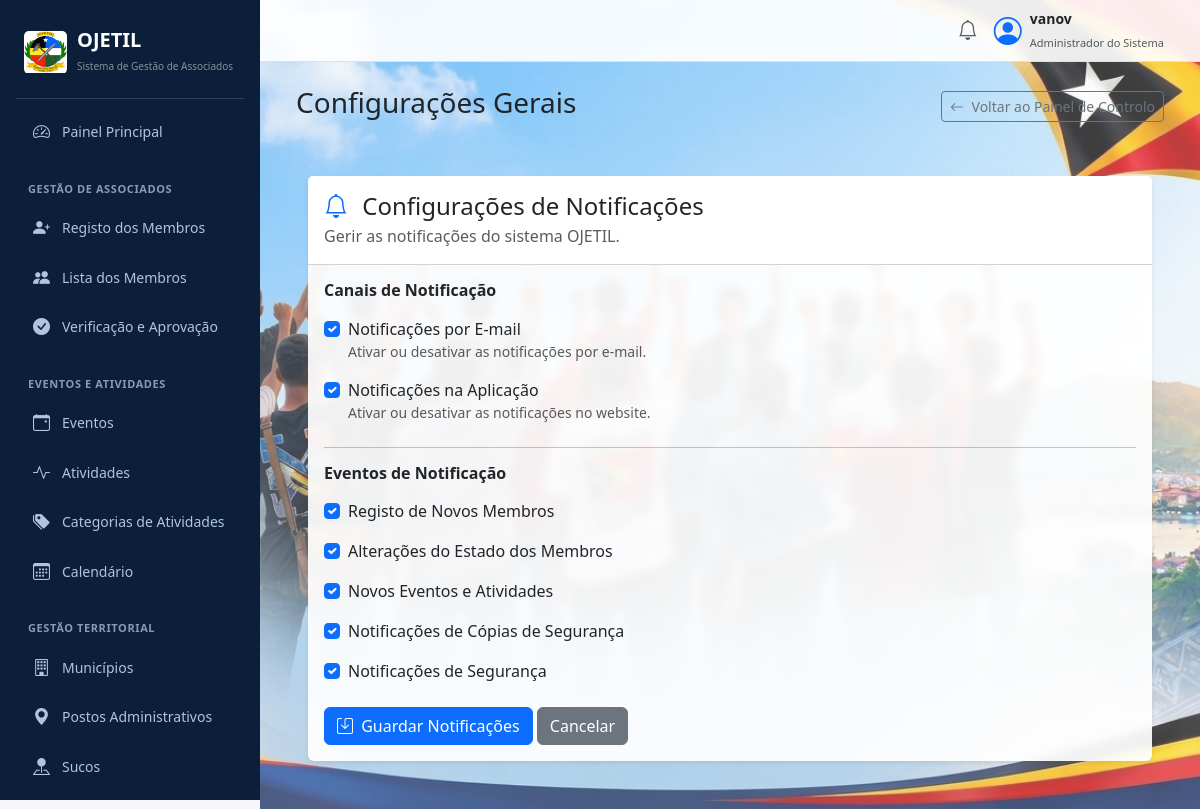
/system/notifications/ (signed in), run on the app's committed database.
### system/models.py (models this page shows, shortened)
class NotificationSetting(models.Model):
    email_enabled = models.BooleanField(default=True)
    in_app_enabled = models.BooleanField(default=True)
    notify_new_member = models.BooleanField(default=True)
    notify_member_status = models.BooleanField(default=True)
    notify_new_event = models.BooleanField(default=True)
    notify_backup = models.BooleanField(default=True)
    notify_security = models.BooleanField(default=True)
    updated_at = models.DateTimeField(auto_now=True)

### system/views.py (the view)
@login_required
@user_passes_test(is_system_admin)
def notifications_settings(request):
    setting, created = NotificationSetting.objects.get_or_create(pk=1)
    if request.method == 'POST':
        form = NotificationSettingForm(
            request.POST,
            instance=setting
        )
        if form.is_valid():
            form.save()
            messages.success(
                request,
                'Notification Settings atualiza ho susesu.'
            )
            return redirect('system:notifications_settings')
    else:
        form = NotificationSettingForm(instance=setting)
    return render(request, 'system/notifications_setting.html', {
        'form': form,
        'setting': setting,
    })

### system/forms.py
class NotificationSettingForm(forms.ModelForm):
    class Meta:
        model = NotificationSetting
        fields = [
            'email_enabled',
            'in_app_enabled',
            'notify_new_member',
            'notify_member_status',
            'notify_new_event',
            'notify_backup',
            'notify_security',
        ]
        widgets = {
            field: forms.CheckboxInput(
                attrs={'class': 'form-check-input'}
            )
            for field in [
                'email_enabled',
                'in_app_enabled',
                'notify_new_member',
                'notify_member_status',
                'notify_new_event',
                'notify_backup',
                'notify_security',
            ]
        }

### system/views.py (called while the page is built)
def is_system_admin(user):
    return (
        user.is_authenticated and
        (
            user.is_superuser or
            user.is_staff
        )
    )

### system/templates/system/notifications_setting.html (shortened to what this page needs)
{% extends 'dashboard/base.html' %}
{% block content %}
<div class="container-fluid">
    <div class="d-flex justify-content-between align-items-center mb-4">
        <h3>Configurações Gerais</h3>
        <a href="{% url 'system:dashboard' %}"
           class="btn btn-outline-secondary btn-sm">
            <i class="bi bi-arrow-left me-1"></i>
            Voltar ao Painel de Controlo
        </a>
    </div>
    <div class="container-fluid py-4">
        <div class="card shadow-sm border-0">
            <div class="card-header bg-white py-3">
                <h4 class="mb-1">
                    <i class="bi bi-bell me-2 text-primary"></i>
                    Configurações de Notificações
                </h4>
                <p class="text-muted mb-0">
                    Gerir as notificações do sistema OJETIL.
                </p>
            </div>
            <div class="card-body">
                <form method="POST">
                    <h6 class="fw-bold mb-3">Canais de Notificação</h6>
                    <div class="form-check mb-3">
                        {{ form.email_enabled }}
                        <label class="form-check-label">
                            Notificações por E-mail
                        </label>
                        <div class="small text-muted">
                            Ativar ou desativar as notificações por e-mail.
                        </div>
                    </div>
                    <div class="form-check mb-4">
                        {{ form.in_app_enabled }}
                        <label class="form-check-label">
                            Notificações na Aplicação
                        </label>
                        <div class="small text-muted">
                            Ativar ou desativar as notificações no website.
                        </div>
                    </div>
                    <hr>
                    <h6 class="fw-bold mb-3">Eventos de Notificação</h6>
                    <div class="form-check mb-3">
                        {{ form.notify_new_member }}
                        <label class="form-check-label">
                            Registo de Novos Membros
                        </label>
                    </div>
                    <div class="form-check mb-3">
                        {{ form.notify_member_status }}
                        <label class="form-check-label">
                            Alterações do Estado dos Membros
                        </label>
                    </div>
                    <div class="form-check mb-3">
                        {{ form.notify_new_event }}
                        <label class="form-check-label">
                            Novos Eventos e Atividades
                        </label>
                    </div>
                    <div class="form-check mb-3">
                        {{ form.notify_backup }}
                        <label class="form-check-label">
                            Notificações de Cópias de Segurança
                        </label>
                    </div>
                    <div class="form-check mb-4">
                        {{ form.notify_security }}
                        <label class="form-check-label">
                            Notificações de Segurança
                        </label>
                    </div>
                    <button type="submit" class="btn btn-primary">
                        <i class="bi bi-save me-1"></i>
                        Guardar Notificações
                    </button>
                    <a href="{% url 'system:dashboard' %}"
                       class="btn btn-secondary">
                        Cancelar
                    </a>
                </form>
            </div>
        </div>
    </div>
</div>
{% endblock %}

### dashboard/templates/dashboard/base.html (shortened to what this page needs)
{% load static %}
<!DOCTYPE html>
<html lang="pt">
<head>
    <link href="https://cdn.jsdelivr.net/npm/bootstrap@5.3.3/dist/css/bootstrap.min.css" rel="stylesheet">
    <link rel="stylesheet" href="https://cdn.jsdelivr.net/npm/bootstrap-icons@1.11.3/font/bootstrap-icons.min.css">
    <link rel="stylesheet" href="https://cdnjs.cloudflare.com/ajax/libs/font-awesome/6.5.0/css/all.min.css">
</head>
<body>
<div class="d-flex">
    <aside class="sidebar p-3 d-flex flex-column justify-content-between">
        <div>
            <div class="sidebar-brand">
                <img src="{% static 'main/images/logo.jpeg' %}"
                     alt="Logótipo OJETIL">
                <div>
                    <h5 class="fw-bold mb-0 text-white">OJETIL</h5>
                    <small class="text-white-50" style="font-size:10px;">
                        Sistema de Gestão de Associados
                    </small>
                </div>
            </div>
            <ul class="nav nav-pills flex-column mb-auto">
                <li class="nav-item">
                    <a href="{% url 'dashboard:home' %}"
                       class="nav-link {% if request.resolver_match.url_name == 'home' %}active{% endif %}">
                        <i class="bi bi-speedometer2"></i>
                        Painel Principal
                    </a>
                </li>
                <li class="section-title">Gestão de Associados</li>
                <li class="nav-item">
                    <a href="{% url 'members:register' %}" class="nav-link">
                        <i class="bi bi-person-plus-fill"></i>
                        Registo dos Membros
                    </a>
                </li>
                <li class="nav-item">
                    <a href="{% url 'members:list' %}" class="nav-link">
                        <i class="bi bi-people-fill"></i>
                        Lista dos Membros
                    </a>
                </li>
                <li class="nav-item">
                    <a href="{% url 'members:approval_list' %}"
                       class="nav-link">
                        <i class="bi bi-check-circle-fill me-2"></i>
                        Verificação e Aprovação
                    </a>
                </li>
                <li class="section-title">Eventos e Atividades</li>
                <li class="nav-item">
                    <a href="{% url 'events:event_list' %}" class="nav-link">
                        <i class="bi bi-calendar-event"></i>
                        Eventos
                    </a>
                </li>
                <li class="nav-item">
                    <a href="{% url 'events:activity_list' %}" class="nav-link">
                        <i class="bi bi-activity"></i>
                        Atividades
                    </a>
                </li>
                <li class="nav-item">
                    <a href="{% url 'events:activity_category_list' %}" class="nav-link">
                        <i class="bi bi-tags-fill"></i>
                        Categorias de Atividades
                    </a>
                </li>
                <li class="nav-item">
                    <a href="{% url 'events:calendar' %}" class="nav-link">
                        <i class="bi bi-calendar3"></i>
                        Calendário
                    </a>
                </li>
                <li class="section-title">Gestão Territorial</li>
                <li class="nav-item">
                    <a href="{% url 'locations:municipality_list' %}" class="nav-link">
                        <i class="bi bi-building"></i>
                        Municípios
                    </a>
                </li>
                <li class="nav-item">
                    <a href="{% url 'locations:posto_list' %}" class="nav-link">
                        <i class="bi bi-geo-alt-fill"></i>
                        Postos Administrativos
                    </a>
                </li>
                <li class="nav-item">
                    <a href="{% url 'locations:suco_list' %}" class="nav-link">
                        <i class="bi bi-pin-map-fill"></i>
                        Sucos
                    </a>
                </li>
                <li class="nav-item">
                    <a href="{% url 'locations:aldeia_list' %}" class="nav-link">
                    </a>
                </li>
            </ul>
        </div>
    </aside>
    <main class="content-area">
        <nav class="navbar navbar-expand navbar-light border-bottom px-4 py-2">
            <div class="container-fluid justify-content-end">
                <div class="d-flex align-items-center gap-3">
                    <i class="bi bi-bell fs-5 text-muted"></i>
                    <div class="d-flex align-items-center gap-2">
                        <i class="bi bi-person-circle fs-3 text-primary"></i>
                        <div>
                            <strong class="d-block small">
                                {{ request.user.get_full_name|default:request.user.username }}
                            </strong>
                            <small class="text-muted" style="font-size:11px;">
                                Administrador do Sistema
                            </small>
                        </div>
                    </div>
                </div>
            </div>
        </nav>
        <div class="p-4">
            {% block content %}
            {% endblock %}
        </div>
    </main>
</div>
</body>
</html>

### data on the page
NotificationSetting: email_enabled "☑", in_app_enabled "☑", notify_new_member "☑", notify_member_status "☑", notify_new_event "☑", notify_backup "☑", notify_security "☑"

### other printed values
{{ request.user.get_full_name|default:request.user.username }} "vanov"
